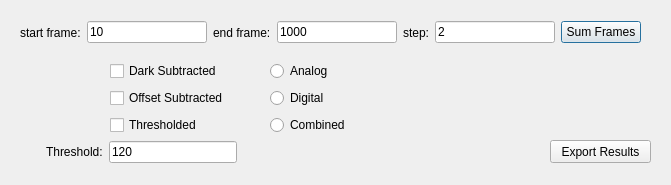
<?xml version="1.0" encoding="UTF-8"?>
<ui version="4.0">
 <class>SumFramesDialog</class>
 <widget class="QDialog" name="SumFramesDialog">
  <property name="geometry">
   <rect>
    <x>0</x>
    <y>0</y>
    <width>671</width>
    <height>185</height>
   </rect>
  </property>
  <property name="windowTitle">
   <string>Sum Frames</string>
  </property>
  <widget class="QWidget" name="layoutWidget">
   <property name="geometry">
    <rect>
     <x>20</x>
     <y>20</y>
     <width>621</width>
     <height>25</height>
    </rect>
   </property>
   <layout class="QHBoxLayout" name="horizontalLayout">
    <item>
     <widget class="QLabel" name="label_3">
      <property name="text">
       <string>start frame:</string>
      </property>
     </widget>
    </item>
    <item>
     <widget class="QLineEdit" name="lineEdit_StartFrame">
      <property name="text">
       <string>10</string>
      </property>
     </widget>
    </item>
    <item>
     <widget class="QLabel" name="label_4">
      <property name="text">
       <string>end frame:</string>
      </property>
     </widget>
    </item>
    <item>
     <widget class="QLineEdit" name="lineEdit_EndFrame">
      <property name="text">
       <string>1000</string>
      </property>
     </widget>
    </item>
    <item>
     <widget class="QLabel" name="label_5">
      <property name="text">
       <string>step:</string>
      </property>
     </widget>
    </item>
    <item>
     <widget class="QLineEdit" name="lineEdit_Step">
      <property name="text">
       <string>2</string>
      </property>
     </widget>
    </item>
    <item>
     <widget class="QPushButton" name="pushButton_collectVals">
      <property name="text">
       <string>Sum Frames</string>
      </property>
     </widget>
    </item>
   </layout>
  </widget>
  <widget class="QPushButton" name="pushButton">
   <property name="geometry">
    <rect>
     <x>550</x>
     <y>140</y>
     <width>101</width>
     <height>23</height>
    </rect>
   </property>
   <property name="text">
    <string>Export Results</string>
   </property>
  </widget>
  <widget class="QWidget" name="layoutWidget">
   <property name="geometry">
    <rect>
     <x>270</x>
     <y>60</y>
     <width>81</width>
     <height>77</height>
    </rect>
   </property>
   <layout class="QGridLayout" name="gridLayout">
    <item row="0" column="0">
     <widget class="QRadioButton" name="radioButton_analog">
      <property name="text">
       <string>Analog</string>
      </property>
     </widget>
    </item>
    <item row="1" column="0">
     <widget class="QRadioButton" name="radioButton_digital">
      <property name="text">
       <string>Digital</string>
      </property>
     </widget>
    </item>
    <item row="2" column="0">
     <widget class="QRadioButton" name="radioButton_cobined">
      <property name="text">
       <string>Combined</string>
      </property>
     </widget>
    </item>
   </layout>
  </widget>
  <widget class="QWidget" name="layoutWidget">
   <property name="geometry">
    <rect>
     <x>110</x>
     <y>60</y>
     <width>121</width>
     <height>77</height>
    </rect>
   </property>
   <layout class="QGridLayout" name="gridLayout_2">
    <item row="0" column="0">
     <widget class="QCheckBox" name="checkBox_darkSub">
      <property name="text">
       <string>Dark Subtracted</string>
      </property>
     </widget>
    </item>
    <item row="1" column="0">
     <widget class="QCheckBox" name="checkBox_offSub">
      <property name="text">
       <string>Offset Subtracted</string>
      </property>
     </widget>
    </item>
    <item row="2" column="0">
     <widget class="QCheckBox" name="checkBox_thresh">
      <property name="text">
       <string>Thresholded</string>
      </property>
     </widget>
    </item>
   </layout>
  </widget>
  <widget class="QWidget" name="layoutWidget">
   <property name="geometry">
    <rect>
     <x>46</x>
     <y>140</y>
     <width>191</width>
     <height>24</height>
    </rect>
   </property>
   <layout class="QHBoxLayout" name="horizontalLayout_2">
    <item>
     <widget class="QLabel" name="label_6">
      <property name="text">
       <string>Threshold:</string>
      </property>
     </widget>
    </item>
    <item>
     <widget class="QLineEdit" name="lineEdit_thresh">
      <property name="text">
       <string>120</string>
      </property>
     </widget>
    </item>
   </layout>
  </widget>
 </widget>
 <resources/>
 <connections/>
</ui>
